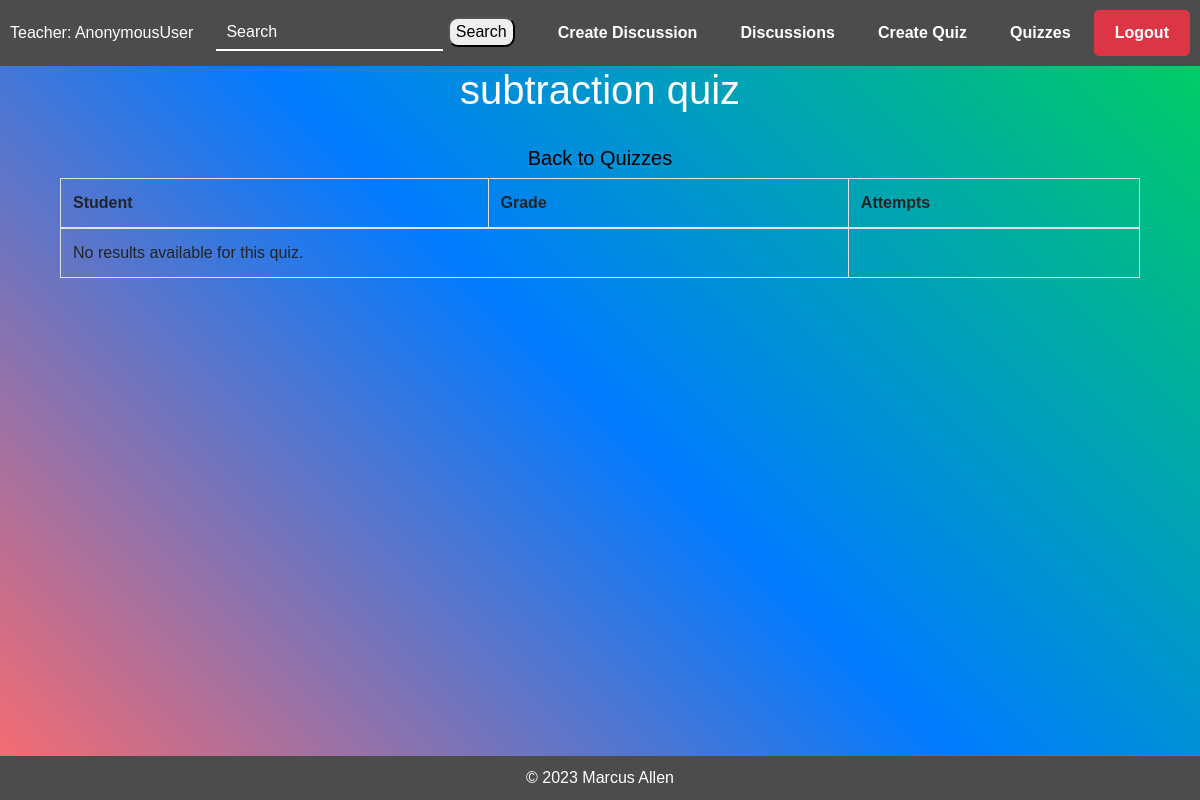
Page /teachers/quiz/9/chart/ on the earlier database version.
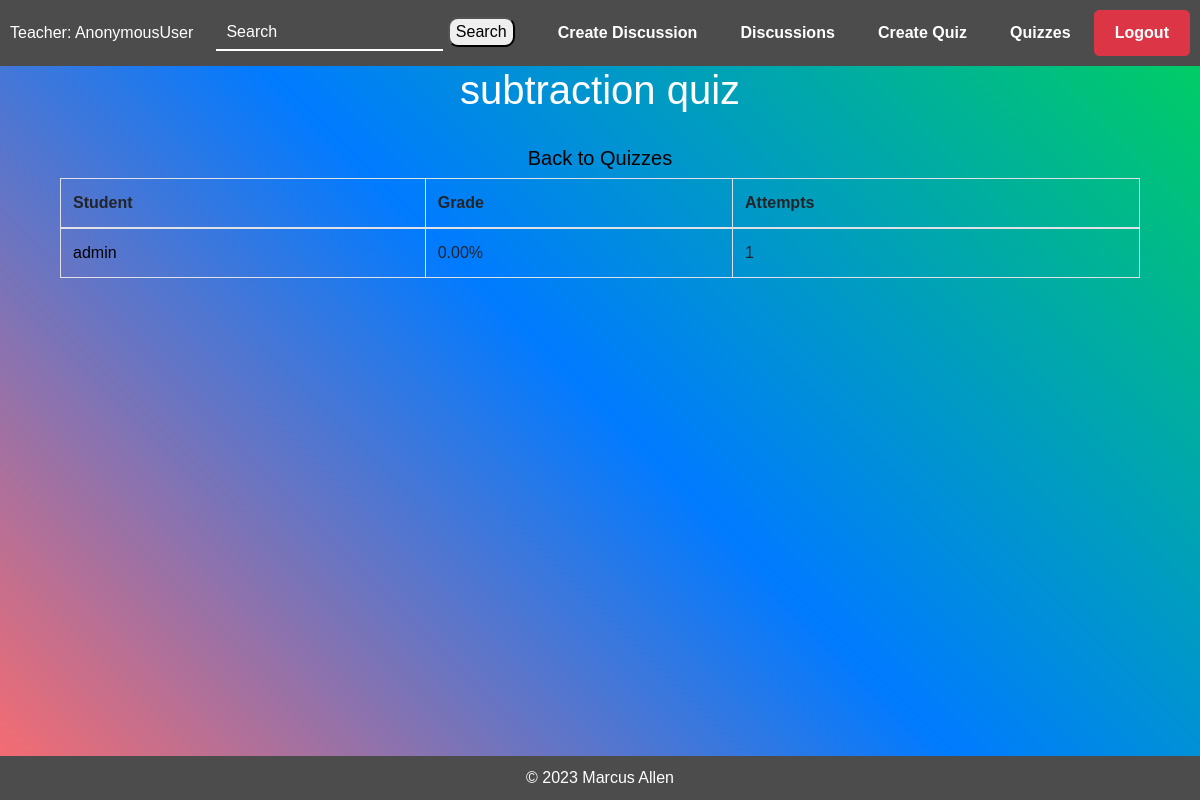
Same page on the later database version.
### teachers/models.py (models this page shows, shortened)
class Quiz(models.Model):
    title = models.CharField(max_length=255)
    author = models.ForeignKey(User, on_delete=models.CASCADE)
    subject = models.CharField(max_length=255, default="Math")

class Grade(models.Model):
    student = models.ForeignKey(User, on_delete=models.CASCADE)
    quiz = models.ForeignKey(Quiz, on_delete=models.CASCADE)  # Change to ForeignKey
    grade = models.DecimalField(max_digits=5, decimal_places=2, default=0.00)
    submission_attempts = models.PositiveIntegerField(default=0)

### teachers/views.py (the view)
# urls.py: path('quiz/<int:quiz_id>/chart/', views.view_quiz_chart, name='view_quiz_chart'),
def view_quiz_chart(request, quiz_id):
    quiz = get_object_or_404(Quiz, pk=quiz_id)
    grades = Grade.objects.filter(quiz=quiz)
    student_names = [grade.student.username for grade in grades]
    student_grades = [grade.grade for grade in grades]
    context = {
        'quiz': quiz,
        'labels': student_names,
        'data': student_grades,
    }
    return render(request, "teachers/view_quiz_chart.html", context)

### teachers/templates/teachers/view_quiz_chart.html
{% extends "teachers/index.html" %}
{% block content %}
  <div class="container">
    <h1 style="color: white;">{{ quiz.title }}</h1><br>
    <h5><a style="color: black;" href="{% url 'teachers:created_quizzes' %}">Back to Quizzes</a></h5>
    <table class="table table-bordered">
      <thead>
        <tr>
          <th>Student</th>
          <th>Grade</th>
          <th>Attempts</th>
        </tr>
      </thead>
      <tbody>
        {% for i in quiz.grade_set.all %}
          <tr>
            <td><a style="color: black" href="{% url 'teachers:questions' quiz.id i.student.username %}">{{ i.student.username }}</a></td>
            <td>{{ i.grade }}%</td>
            <td>{{ i.submission_attempts }}</td>
          </tr>
        {% empty %}
          <tr>
            <td colspan="2">No results available for this quiz.</td>
          </tr>
        {% endfor %}
      </tbody>
    </table>
  </div>
</div>
{% endblock %}

### teachers/templates/teachers/index.html (shortened to what this page needs)
<!DOCTYPE html>
<html lang="en">
<head>
    {% load static %}
    <link rel="stylesheet" href="{% static 'bootstrap_css.css' %}">
</head>
<body>
    <div class="navbar">
        <div>
            Teacher: {{ request.user }}
        </div>
        <div class="search-container">
            <form method="get" action="{% url 'teachers:search' %}">
                <input type="text" class="search-input" name="search-bar" placeholder="Search">
                <button style="border-radius: 10px;" type="submit">Search</button>
            </form>
        </div>
        <div>
            <a href="{% url 'teachers:create_discussion' %}" class="cool-link">Create Discussion</a>
        </div>
        <div>
            <a href="{% url 'teachers:created_discussions' %}" class="cool-link">Discussions</a>
        </div>
        <div>
            <a href="{% url 'teachers:create_quiz' %}" class="cool-link">Create Quiz</a>
        </div>
        <div>
            <a href="{% url 'teachers:created_quizzes' %}" class="cool-link">Quizzes</a>
        </div>
        <div>
            <a href="{% url 'users:logout_page' %}" class="cool-link btn btn-danger">Logout</a>
        </div>
    </div>
    <div class="container">
        {% block content %}
        {% endblock %}
    <div class="footer">
        &copy; 2023 Marcus Allen
    </div>
</body>
</html>

### teachers/templates/teachers/index.html (style rules this page uses)
body { background: linear-gradient(45deg, #ff6b6b, #007BFF, #00d25b); color: #fff; margin: 0; padding: 0; font-family: Arial, sans-serif; display: flex; flex-direction: column; min-height: 100vh; }
.container { flex-grow: 1; display: flex; flex-direction: column; align-items: center; }
.footer { background-color: #4c4c4c; color: #fff; padding: 10px; text-align: center; width: 100%; }
.navbar { background-color: #4c4c4c; color: #fff; padding: 10px; display: flex; justify-content: space-between; align-items: center; }
.container { display: flex; flex-direction: column; align-items: center; }
.search-container { display: flex; align-items: center; padding: 0 20px; }
.search-input { background: transparent; border: none; border-bottom: 2px solid #fff; color: #fff; padding: 5px 10px; }
.search-input::placeholder { color: #fff; }
.cool-link { text-decoration: none; padding: 10px 20px; color: #fff; border-radius: 5px; transition: background-color 0.3s; font-weight: bold; }

Differences in the rows shown:
added Grade: student.username "admin", grade "0.00", submission_attempts "1"
Other differences:
text no longer shown: "No results available for this quiz."
